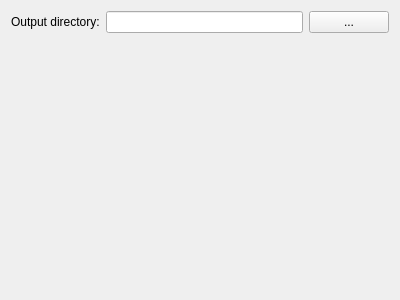
<?xml version="1.0" encoding="UTF-8"?>
<ui version="4.0">
 <class>Output</class>
 <widget class="QWidget" name="Output">
  <property name="geometry">
   <rect>
    <x>0</x>
    <y>0</y>
    <width>400</width>
    <height>300</height>
   </rect>
  </property>
  <property name="windowTitle">
   <string>Form</string>
  </property>
  <layout class="QVBoxLayout" name="verticalLayout">
   <item>
    <layout class="QHBoxLayout" name="horizontalLayout">
     <item>
      <widget class="QLabel" name="directoryLabel">
       <property name="text">
        <string>Output directory:</string>
       </property>
      </widget>
     </item>
     <item>
      <widget class="QLineEdit" name="directoryLineEdit"/>
     </item>
     <item>
      <widget class="QPushButton" name="directoryButton">
       <property name="text">
        <string>...</string>
       </property>
      </widget>
     </item>
    </layout>
   </item>
   <item>
    <spacer name="verticalSpacer">
     <property name="orientation">
      <enum>Qt::Vertical</enum>
     </property>
     <property name="sizeHint" stdset="0">
      <size>
       <width>20</width>
       <height>252</height>
      </size>
     </property>
    </spacer>
   </item>
  </layout>
 </widget>
 <resources>
  <include location="resources.qrc"/>
 </resources>
 <connections/>
</ui>
